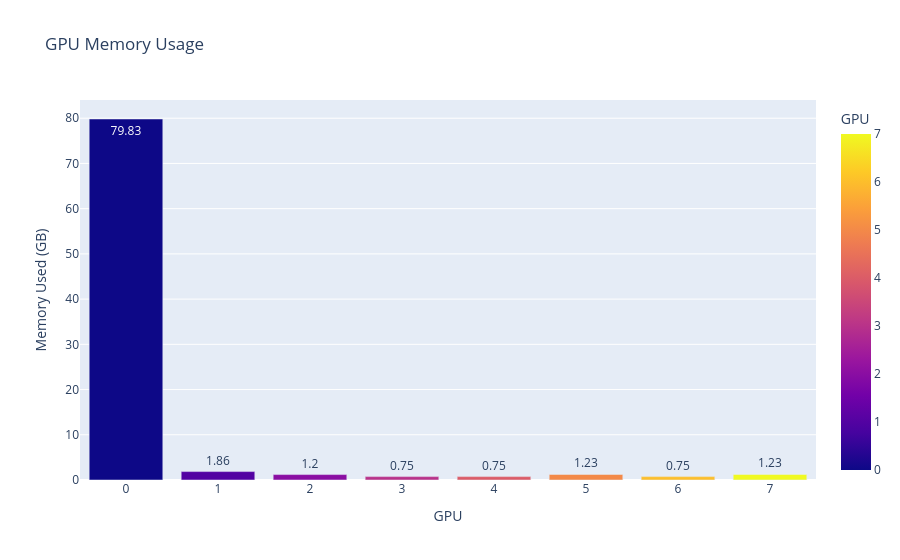

Notebook cell for this chart:
### Code cell
from monitor import gpu_memory_chart

gpu_memory_chart()

### Figure 1 — Plotly figure (JSON) as saved in the notebook; plotly's stock layout.template omitted (floating-point values rounded to 4 significant figures)
{"data": [{"hovertemplate": "GPU=%{marker.color}<br>Memory Used (GB)=%{text}<extra></extra>", "legendgroup": "", "marker": {"color": [0, 1, 2, 3, 4, 5, 6, 7], "coloraxis": "coloraxis", "pattern": {"shape": ""}}, "name": "", "orientation": "v", "showlegend": false, "text": [79.83, 1.86, 1.2, 0.75, 0.75, 1.23, 0.75, 1.23], "textposition": "auto", "type": "bar", "x": [0, 1, 2, 3, 4, 5, 6, 7], "xaxis": "x", "y": [79.83, 1.86, 1.2, 0.75, 0.75, 1.23, 0.75, 1.23], "yaxis": "y"}], "layout": {"barmode": "relative", "coloraxis": {"colorbar": {"title": {"text": "GPU"}}, "colorscale": [[0, "#0d0887"], [0.1111, "#46039f"], [0.2222, "#7201a8"], [0.3333, "#9c179e"], [0.4444, "#bd3786"], [0.5556, "#d8576b"], [0.6667, "#ed7953"], [0.7778, "#fb9f3a"], [0.8889, "#fdca26"], [1, "#f0f921"]]}, "legend": {"tracegroupgap": 0}, "showlegend": false, "title": {"text": "GPU Memory Usage"}, "xaxis": {"anchor": "y", "domain": [0, 1], "title": {"text": "GPU"}}, "yaxis": {"anchor": "x", "domain": [0, 1], "title": {"text": "Memory Used (GB)"}}}}
